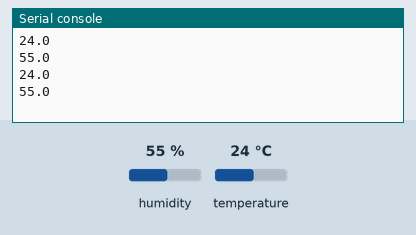
Simulated run of this program. Board: Raspberry Pi Pico running MicroPython. Shown: the last lines printed to the serial console. Inputs (shaded band) come from the test bench; at power-on: humidity 55 %, temperature 24 °C.

Above: at 1.2 s.
1.3 s: humidity set to 22 %
At 2.6 s:
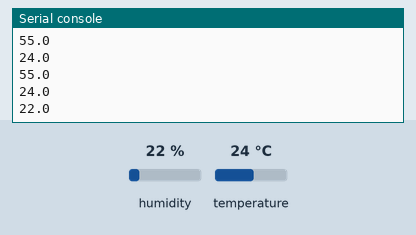
2.8 s: temperature set to 12 °C
At 3.6 s:
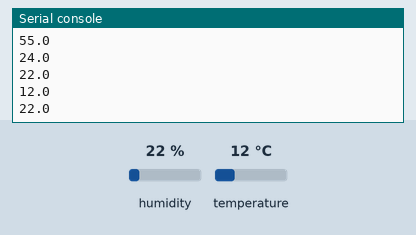
4.3 s: humidity set to 40 %
At 5.5 s:
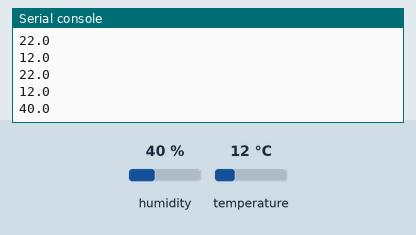
Timing chart, 0 to 7.3 s (numbered marks = the images above; inputs shaded):
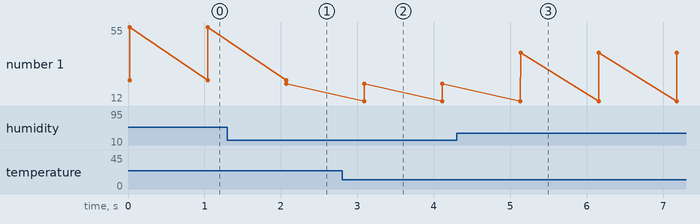

The program:

Pico_DHT.py
```python
import dht
import machine
import time
#d = dht.DHT11(machine.Pin(4))
#d.measure()
#d.temperature() # eg. 23 (°C)
#d.humidity()    # eg. 41 (% RH)
d = dht.DHT22(machine.Pin(4))
while True:
    d.measure()
    print(d.temperature()) # eg. 23.6 (°C)
    print(d.humidity())    # eg. 41.3 (% RH)
    time.sleep(1)
```

Measured:
- after the input at 1.3 s, the serial console: prints a new line after 0.77 s (image 1)
- after the input at 2.8 s, the serial console: prints a new line after 0.29 s (image 2)
- after the input at 4.3 s, the serial console: prints a new line after 0.83 s (image 3)
- plotted number 1: 55 → 22 after the input at 1.3 s, 22 → 40 after the input at 4.3 s
